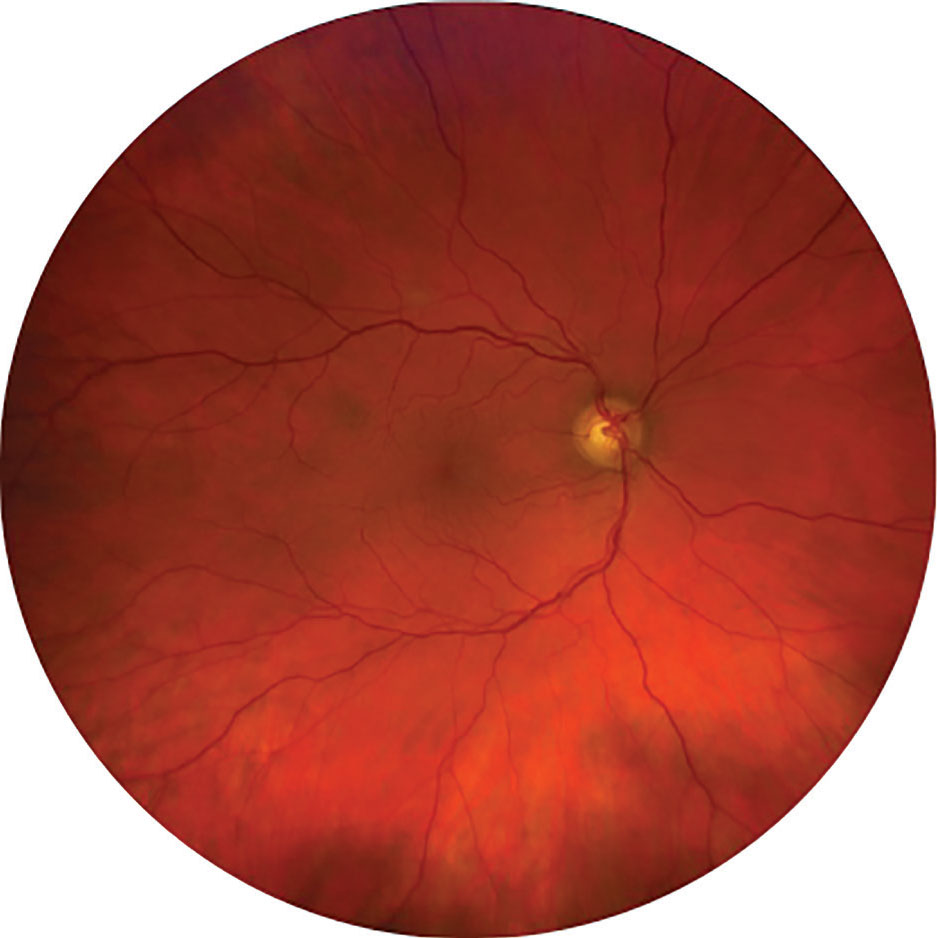
#> input picture images/image.jpg, 937 x 938 px, found by its file name
$ jupyter execute 'Canny Edge Detection.ipynb'
#> lines starting #> are read from the running program, lines starting #| are printed output that depends on the picture
<div style="background: #d9004c;
            padding: 25px;
            border-radius: 15px;
            text-align: center;
            box-shadow: 3px 3px 15px rgba(0,0,0,0.2);">
    <h1 style="font-family: 'Arial Black', sans-serif; color: white; margin-bottom: 10px;">
        Digital Image Processing
    </h1>
        <h3 style="font-family: 'Arial Black', sans-serif; color: white; margin-bottom: 10px;">
        Topic: Canny Edge Detection
    </h3>
        <h3 style="font-family: 'Arial Black', sans-serif; color: white; margin-bottom: 10px;">
        Notebook by - Himel Sarder
    </h3>
    <p style="font-family: 'Verdana', sans-serif; color: #ffffffcc; font-size: 16px; text-align: center">
        info.himelcse@gmail.com
    </p>
</div>

## Why Canny is Important

## Steps of Canny Algorithm
### Canny works in 5 stages:

### blur = cv2.GaussianBlur(image, (5,5), 0)

[cell 1]
import cv2
import matplotlib.pyplot as plt

image = cv2.imread('image.jpg', cv2.IMREAD_GRAYSCALE)
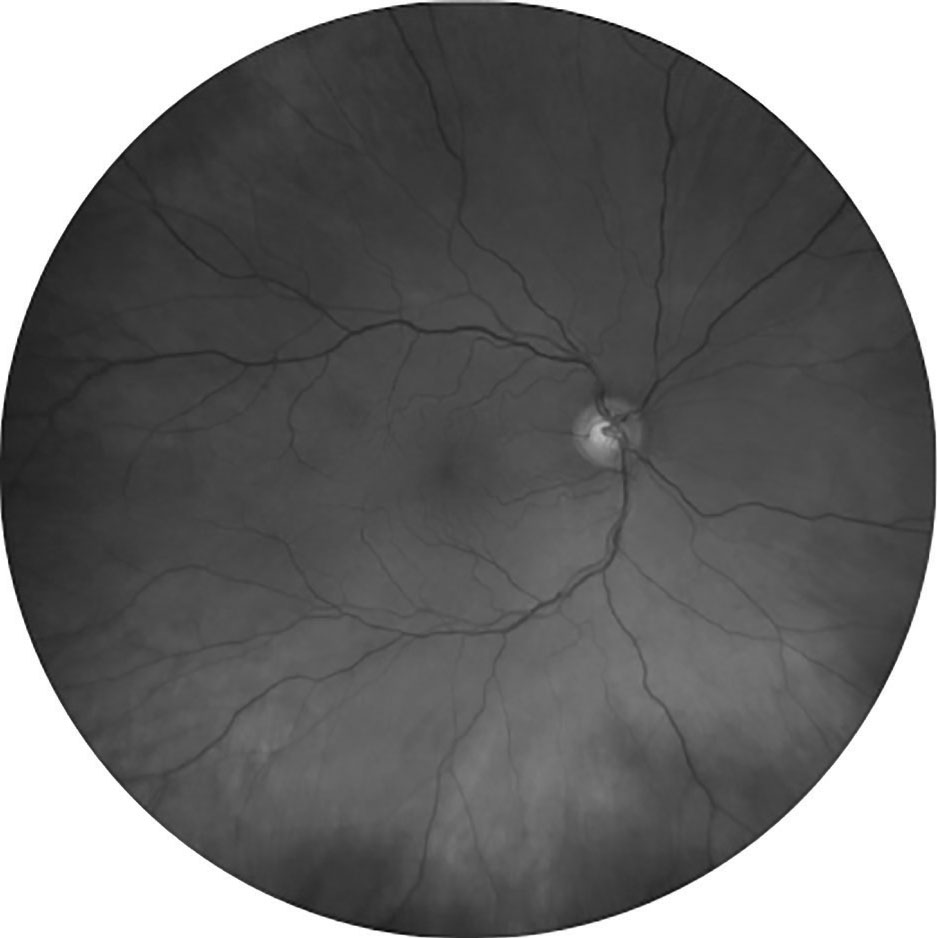
#> image: shape (938, 937); min 0, max 255, mean 112

edges = cv2.Canny(image, 100, 200)
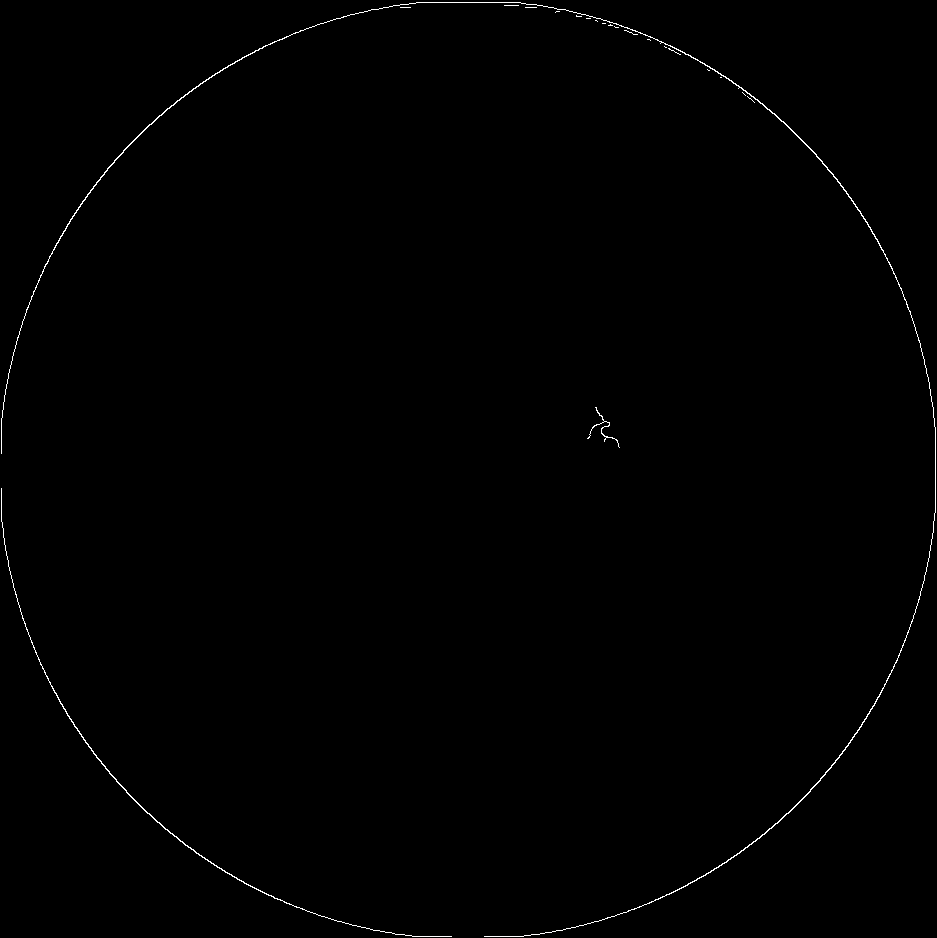
#> edges: shape (938, 937); 0.41% white in thin lines or dots
# cv2.Canny(image, threshold1, threshold2)
# threshold1 (Low threshold)
#       Detects weak edges
# threshold2 (High threshold)
#       Detects strong edges

plt.imshow(edges, cmap='gray')
plt.title('Canny Edge Detection')
plt.axis('off')
plt.show()

[cell 2]
image = cv2.imread('image.jpg', cv2.IMREAD_GRAYSCALE)

edges = cv2.Canny(image, 20, 50)
#> edges: shape (938, 937); 2.2% white in thin lines or dots
# cv2.Canny(image, threshold1, threshold2)
# threshold1 (Low threshold)
#       Detects weak edges
# threshold2 (High threshold)
#       Detects strong edges

plt.imshow(edges, cmap='gray')
plt.title('Canny Edge Detection')
plt.axis('off')
plt.show()

[cell 3]
edges1 = cv2.Canny(image, 5, 15)
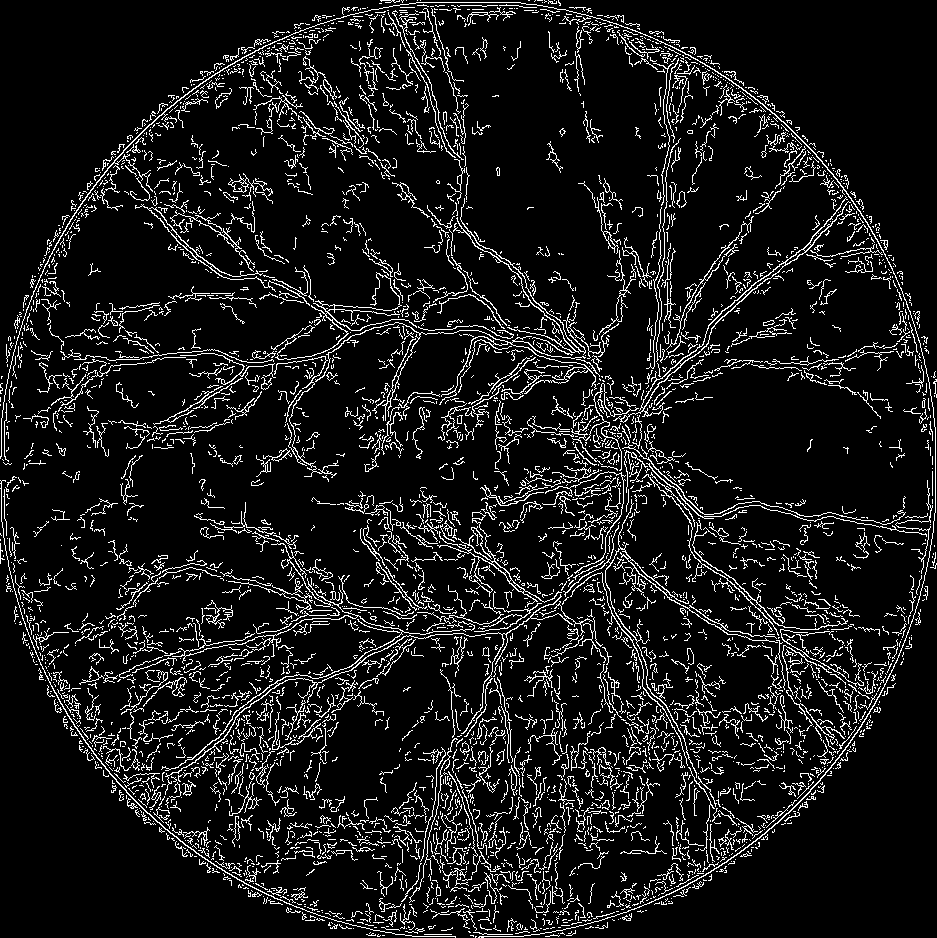
#> edges1: shape (938, 937); 9.5% white in thin lines or dots
edges2 = cv2.Canny(image, 10, 20)
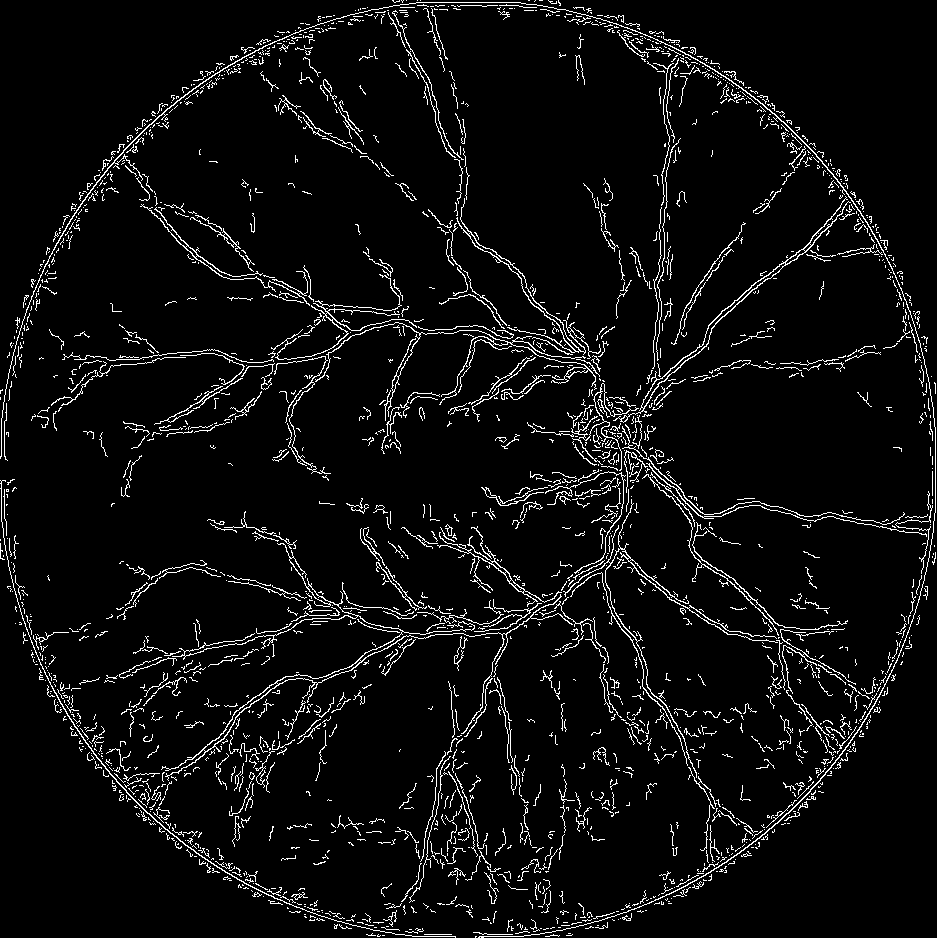
#> edges2: shape (938, 937); 5.3% white in thin lines or dots
edges3 = cv2.Canny(image, 25, 50)
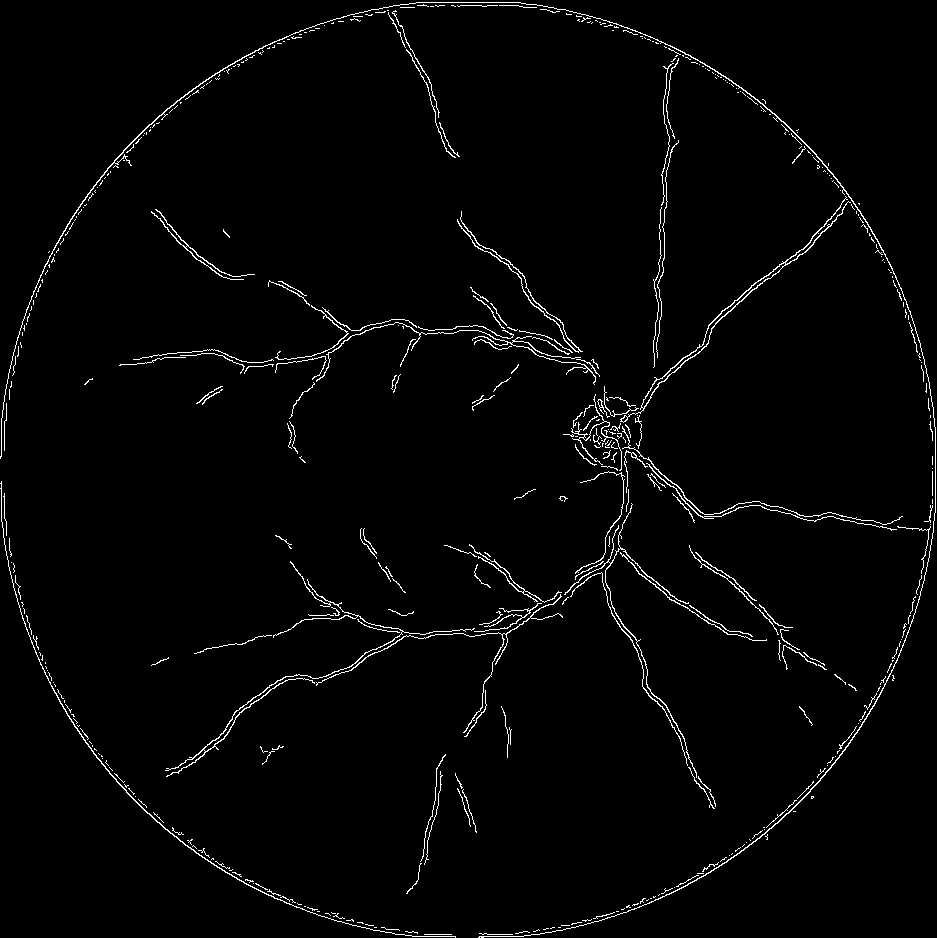
#> edges3: shape (938, 937); 2.1% white in thin lines or dots

plt.figure(figsize=(12,4))

plt.subplot(1,3,1)
plt.imshow(edges1, cmap='gray')
plt.title('5-15')
plt.axis('off')

plt.subplot(1,3,2)
plt.imshow(edges2, cmap='gray')
plt.title('10-20')
plt.axis('off')

plt.subplot(1,3,3)
plt.imshow(edges3, cmap='gray')
plt.title('25-50')
plt.axis('off')

plt.show()
